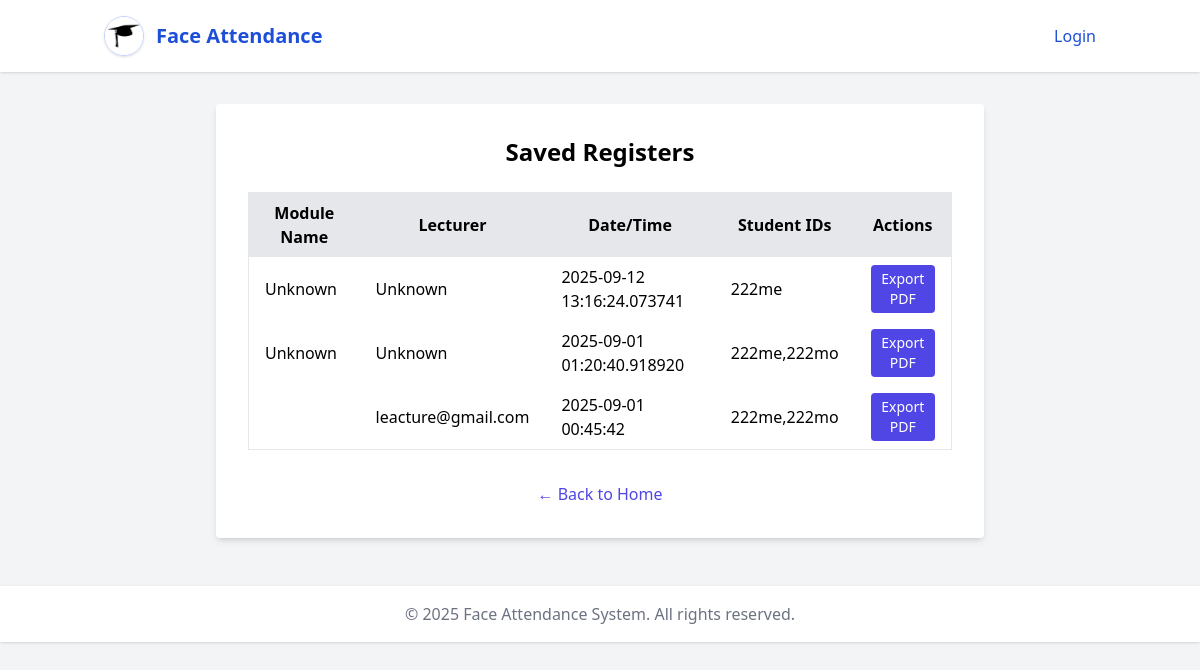
Screenshot of /registers (signed in) with the database file from the repository.
### models.py (models this page shows)
class Register(db.Model):
    id = db.Column(db.Integer, primary_key=True)
    module_name = db.Column(db.String(100), nullable=False)
    lecturer_name = db.Column(db.String(100), nullable=False)
    date_time = db.Column(db.DateTime, nullable=False, default=datetime.utcnow)
    student_ids = db.Column(db.Text, nullable=False)  # Comma-separated student IDs

### app.py (the view)
@app.route('/registers', methods=['GET'])
@login_required(role='lecturer')
def list_registers():
    from flask import render_template
    from models import Register
    import datetime
    with app.app_context():
        registers = Register.query.order_by(Register.date_time.desc()).all()
    current_year = datetime.datetime.now().year
    return render_template('registers_list.html', registers=registers, current_year=current_year)

### app.py (called while the page is built)
def login_required(role=None):
    def decorator(f):
        @wraps(f)
        def decorated_function(*args, **kwargs):
            if 'user' not in session:
                return redirect(url_for('login'))
            if role and session.get('role') != role:
                return redirect(url_for('login'))
            return f(*args, **kwargs)
        return decorated_function
    return decorator

### templates/registers_list.html (shortened to what this page needs)
{% extends "base.html" %}
{% block content %}
<div class="bg-white p-8 rounded shadow-md w-full max-w-3xl mx-auto mt-8">
    <h1 class="text-2xl font-bold mb-6 text-center">Saved Registers</h1>
    {% if registers and registers|length > 0 %}
    <table class="w-full border mb-4">
        <thead>
            <tr class="bg-gray-200">
                <th class="px-4 py-2">Module Name</th>
                <th class="px-4 py-2">Lecturer</th>
                <th class="px-4 py-2">Date/Time</th>
                <th class="px-4 py-2">Student IDs</th>
                <th class="px-4 py-2">Actions</th>
            </tr>
        </thead>
        <tbody>
            {% for reg in registers %}
            <tr>
                <td class="px-4 py-2">{{ reg.module_name }}</td>
                <td class="px-4 py-2">{{ reg.lecturer_name }}</td>
                <td class="px-4 py-2">{{ reg.date_time }}</td>
                <td class="px-4 py-2">{{ reg.student_ids }}</td>
                <td class="px-4 py-2">
                    <form method="POST" action="/export-register">
                        <button type="submit" class="bg-indigo-600 text-white px-2 py-1 rounded text-sm">Export PDF</button>
                    </form>
                </td>
            </tr>
            {% endfor %}
        </tbody>
    </table>
    {% else %}
    <div class="text-center text-red-600">No registers saved yet.</div>
    {% endif %}
    <a href="/" class="block mt-8 text-indigo-600 text-center font-medium hover:underline">&#8592; Back to Home</a>
</div>
{% endblock %}

### rows the page displays
Register: module_name "Unknown", lecturer_name "Unknown", date_time "2025-09-12 13:16:24.073741", student_ids "222me"
Register: module_name "Unknown", lecturer_name "Unknown", date_time "2025-09-01 01:20:40.918920", student_ids "222me,222mo"
Register: lecturer_name "leacture@gmail.com", date_time "2025-09-01 00:45:42", student_ids "222me,222mo"
